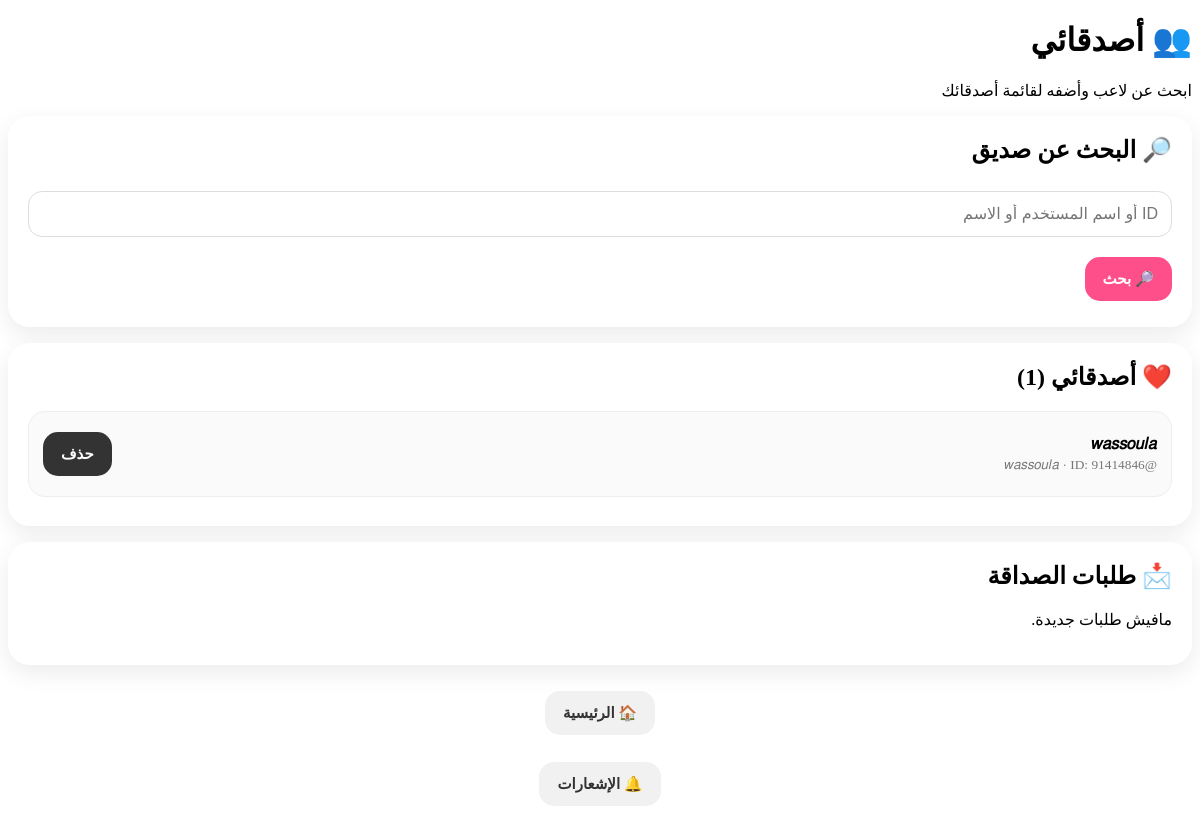
The page /friends (signed in) on the database its author committed.
### backup_before_full_game_1788328694/app.py (models this page shows)
class User(db.Model):
    id = db.Column(db.Integer, primary_key=True)
    player_id = db.Column(db.String(8), unique=True, nullable=False)
    username = db.Column(db.String(40), unique=True, nullable=False)
    name = db.Column(db.String(80), nullable=False)
    father_name = db.Column(db.String(80), nullable=False)
    email = db.Column(db.String(150), unique=True, nullable=False)
    password_hash = db.Column(db.String(255), nullable=False)

### backup_before_full_game_1788328694/app.py (the view)
@app.route("/friends")
@login_required
def friends():
    accepted = get_friendships(session['user_id'])
    friend_list = []
    for f in accepted:
        friend_id = (
            f.receiver_id
            if f.requester_id == session['user_id']
            else f.requester_id
        )
        user = User.query.get(friend_id)
        if user:
            friend_list.append(user)
    incoming = Friendship.query.filter_by(
        receiver_id=session['user_id'],
        status="pending"
    ).order_by(
        Friendship.created_at.desc()
    ).all()
    outgoing = Friendship.query.filter_by(
        requester_id=session['user_id'],
        status="pending"
    ).order_by(
        Friendship.created_at.desc()
    ).all()
    return render_template(
        "friends.html",
        friends=friend_list,
        incoming=incoming,
        outgoing=outgoing
    )

### backup_before_full_game_1788328694/app.py (called while the page is built)
def login_required(view):
    @wraps(view)
    def wrapped(*args, **kwargs):
        if "user_id" not in session:
            return redirect(url_for("login"))
        return view(*args, **kwargs)
    return wrapped

def get_friendships(user_id):
    return Friendship.query.filter(
        or_(
            and_(
                Friendship.requester_id == user_id,
                Friendship.status == "accepted"
            ),
            and_(
                Friendship.receiver_id == user_id,
                Friendship.status == "accepted"
            )
        )
    ).all()

### templates/friends.html (shortened to what this page needs)
<!doctype html>
<html lang="ar" dir="rtl">
<head>
<link rel="stylesheet"
href="{{ url_for('static', filename='style.css') }}">
</head>
<body>
<div class="page">
    <div class="top-title">
        <h1>👥 أصدقائي</h1>
        <p>ابحث عن لاعب وأضفه لقائمة أصدقائك</p>
    </div>
    <div class="room-box">
        <h2>🔎 البحث عن صديق</h2>
        <form method="GET"
              action="{{ url_for('search_friends') }}">
            <input
                type="text"
                name="q"
                placeholder="ID أو اسم المستخدم أو الاسم"
                required
            >
            <button class="main-btn" type="submit">
                🔎 بحث
            </button>
        </form>
    </div>
    <div class="room-box">
        <h2>❤️ أصدقائي ({{ friends|length }})</h2>
        {% if friends %}
            {% for user in friends %}
            <div class="friend-card">
                <div>
                    <strong>{{ user.name }}</strong>
                    <small>
                        @{{ user.username }} · ID: {{ user.player_id }}
                    </small>
                </div>
                <button
                    class="danger-btn"
                    onclick="removeFriend({{ user.id }})"
                >
                    حذف
                </button>
            </div>
            {% endfor %}
        {% else %}
            <p>ما عندكش أصدقاء توا.</p>
        {% endif %}
    </div>
    <div class="room-box">
        <h2>📩 طلبات الصداقة</h2>
        {% if incoming %}
            {% for req in incoming %}
            {% set sender = req.requester_id %}
            <div class="friend-card">
                <div>
                    <strong>طلب صداقة</strong>
                    <small>من لاعب رقم {{ sender }}</small>
                </div>
                <div>
                    <button
                        class="main-btn"
                        onclick="acceptRequest({{ req.id }})"
                    >
                        قبول
                    </button>
                    <button
                        class="danger-btn"
                        onclick="rejectRequest({{ req.id }})"
                    >
                        رفض
                    </button>
                </div>
            </div>
            {% endfor %}
        {% else %}
            <p>مافيش طلبات جديدة.</p>
        {% endif %}
    </div>
    <div style="text-align:center;margin-top:20px;">
        <a class="secondary-btn"
           href="{{ url_for('home') }}">
            🏠 الرئيسية
        </a>
    </div>
</div>
<div style="text-align:center;margin:15px;">
<a class="secondary-btn" href="/notifications">
🔔 الإشعارات
</a>
</div>
</body>
</html>

### static/style.css (style rules this page uses)
.room-box { background: rgba(255,255,255,.95); border-radius: 22px; padding: 20px; margin: 16px 0; box-shadow: 0 8px 25px rgba(0,0,0,.08); }
.room-box h2 { margin-top: 0; }
.room-box input, .room-box select { width: 100%; box-sizing: border-box; padding: 13px; margin: 7px 0 14px; border-radius: 14px; border: 1px solid #ddd; font-size: 16px; }
.main-btn, .secondary-btn, .danger-btn { display: inline-block; border: 0; border-radius: 15px; padding: 13px 18px; margin: 6px 0; text-decoration: none; cursor: pointer; font-size: 15px; font-weight: bold; }
.main-btn { background: #ff4f8b; color: white; }
.secondary-btn { background: #f1f1f1; color: #333; }
.danger-btn { background: #333; color: white; }
.friend-card { display: flex; align-items: center; justify-content: space-between; gap: 12px; padding: 14px; margin: 9px 0; border-radius: 17px; background: #fafafa; border: 1px solid #eee; }
.friend-card small { display: block; color: #777; margin-top: 4px; }
.friend-card .main-btn, .friend-card .danger-btn { white-space: nowrap; }

### rows shown on the page
User: name "𝑤𝑎𝑠𝑠𝑜𝑢𝑙𝑎", username "𝑤𝑎𝑠𝑠𝑜𝑢𝑙𝑎", player_id "91414846"

### other values the page prints
{{ friends|length }} "1"
